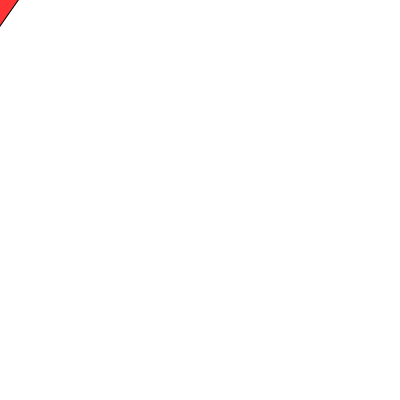
Frame 1 (no input)
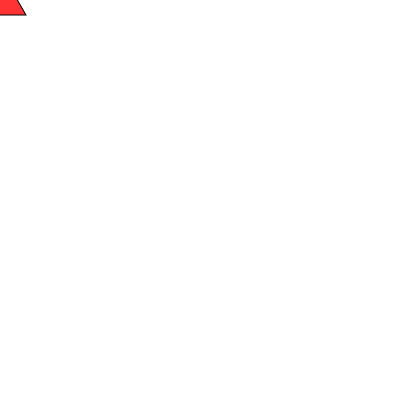
Frame 60 (no input)
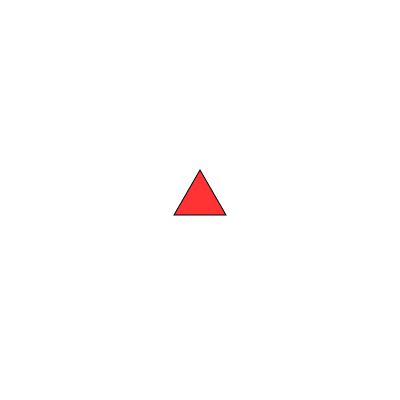
Frame 120 (the mouse pressed at the canvas centre since frame 60)

The p5.js sketch that drew these frames (run headless with seeded random() and noise() and a simulated clock; from frame 60 on, the mouse is pressed at the canvas centre):

// p5.js sketch
// ── sketch.js
var angle = 0.0;
var rot_step = 1;
let toggle = 0;
var toggleColor=8;
var r = 30;

function setup() {
    // put setup code here
    createCanvas(400, 400);
    angleMode(DEGREES);
    colorMode(HSB, 360, 100, 100, 1);
}
function draw() {
    // put drawing code here
    background(255);
    fill(toggle*360/toggleColor, 100, 100, 0.8);

    if (mouseIsPressed==true) {
        rot_speed = 20; // 前進20*rot_step單位
    }
    else {
        rot_speed = 5; // 前進5*rot_step單位
    }
    angle += (rot_speed*rot_step);

    // 以當時滑鼠對應的座標為原點，旋轉座標系統，當rot_speed愈大，每次改變的角度愈多
    translate(mouseX, mouseY);
    rotate(angle);
    triangle(sin(0)*r, cos(0)*r, sin(120)*r, cos(120)*r, sin(240)*r, cos(240)*r);
}

function mouseClicked() {
    toggle = (toggle+1)%toggleColor;
}
